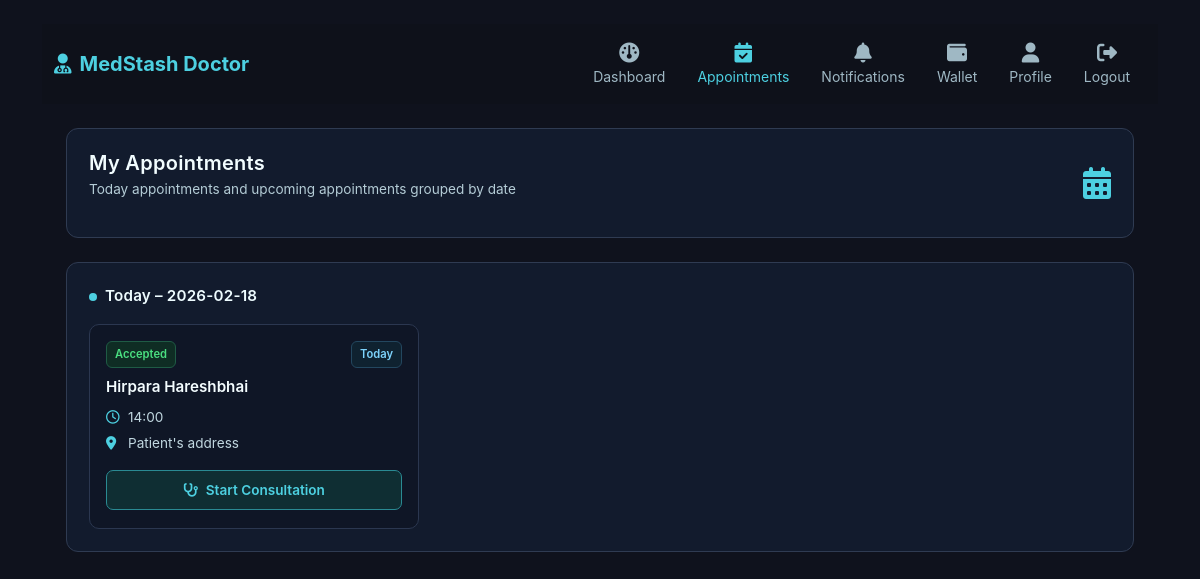
/doctor/appointments (signed in), run on the app's committed database.
### tables this page shows
CREATE TABLE appointments (
            id INTEGER PRIMARY KEY AUTOINCREMENT,
            patient_id INTEGER,
            doctor_id INTEGER,
            date TEXT,
            time TEXT,
            address TEXT,
            status TEXT DEFAULT 'pending',
            created_at DATETIME DEFAULT CURRENT_TIMESTAMP,
            FOREIGN KEY (patient_id) REFERENCES users (id),
            FOREIGN KEY (doctor_id) REFERENCES doctors (id)
        );

CREATE TABLE users (
                id INTEGER PRIMARY KEY AUTOINCREMENT,
                fname TEXT,
                mname TEXT,
                lname TEXT,
                dob TEXT,
                age INTEGER,
                email TEXT UNIQUE,
                password TEXT,
                role TEXT
            , patient_city TEXT, patient_state TEXT, patient_pincode TEXT, patient_address TEXT, patient_latitude TEXT, patient_longitude TEXT, profile_photo TEXT, profile_percent INTEGER DEFAULT 33, gender TEXT, mobile TEXT);

### app.py (the view)
@app.route("/doctor/appointments")
def doctor_appointments():
    if "user_id" not in session or session.get("role") != "doctor":
        return redirect("/login")
    conn = get_db()
    doctor_id = conn.execute("SELECT id FROM doctors WHERE user_id=?", (session["user_id"],)).fetchone()["id"]
    from datetime import datetime
    today = datetime.now().strftime('%Y-%m-%d')
    today_obj = datetime.strptime(today, '%Y-%m-%d')
    today_display = today_obj.strftime('%d %b %Y')
    appointments_by_date = conn.execute("""
        SELECT a.*, u.fname as patient_fname, u.lname as patient_lname,
               strftime('%Y-%m-%d', a.date) as date_str
        FROM appointments a
        JOIN users u ON a.patient_id = u.id
        WHERE a.doctor_id=? AND a.status IN ('accepted', 'pending')
        ORDER BY a.date, a.time
    """, (doctor_id,)).fetchall()
    print(f"DEBUG: Today's date: {today}")
    for apt in appointments_by_date:
        print(f"DEBUG: Appointment date: {apt['date_str']}, Original date: {apt['date']}")
    grouped_appointments = {}
    for appointment in appointments_by_date:
        date = appointment['date_str']
        try:
            date_obj = datetime.strptime(date, '%Y-%m-%d')
            formatted_date = date_obj.strftime('%d %b %Y')
        except:
            formatted_date = date
        if formatted_date not in grouped_appointments:
            grouped_appointments[formatted_date] = {'date_key': date, 'appointments': []}
        grouped_appointments[formatted_date]['appointments'].append(dict(appointment))
    conn.close()
    return render_template(
        "doctor_appointments.html",
        name=session.get("name"),
        grouped_appointments=grouped_appointments,
        today=today,
        today_display=today_display
    )

### app.py (called while the page is built)
def get_db():
    db_manager = DatabaseManager()
    return db_manager.get_connection()

    def get_connection(self):
        conn = sqlite3.connect(self.db_path)
        conn.row_factory = sqlite3.Row
        return conn

### templates/doctor_appointments.html (shortened to what this page needs)
{% extends "base.html" %}
{% block content %}
<nav class="navbar navbar-expand-lg navbar-dark" style="background:#0e111a;">
  <div class="container-fluid">
    <a class="navbar-brand d-flex align-items-center fw-bold" style="color:#4dd0e1;" href="/doctor/dashboard">
      <i class="fa-solid fa-user-doctor me-2"></i> MedStash Doctor
    </a>
    <div class="collapse navbar-collapse justify-content-end" id="doctorNav">
      <ul class="navbar-nav text-center">
        <li class="nav-item mx-2">
          <a class="nav-link text-pro-muted" href="/doctor/dashboard">
            <i class="fa-solid fa-gauge fa-lg"></i><br>
            <small>Dashboard</small>
          </a>
        </li>
        <li class="nav-item mx-2">
          <a class="nav-link active text-pro-active" href="/doctor/appointments">
            <i class="fa-solid fa-calendar-check fa-lg"></i><br>
            <small>Appointments</small>
          </a>
        </li>
        <li class="nav-item mx-2">
          <a class="nav-link text-pro-muted" href="/doctor/notifications">
            <i class="fa-solid fa-bell fa-lg"></i><br>
            <small>Notifications</small>
          </a>
        </li>
        <li class="nav-item mx-2">
          <a class="nav-link text-pro-muted" href="/wallet">
            <i class="fa-solid fa-wallet fa-lg"></i><br>
            <small>Wallet</small>
          </a>
        </li>
        <li class="nav-item mx-2">
          <a class="nav-link text-pro-muted" href="/doctor/profile">
            <i class="fa-solid fa-user fa-lg"></i><br>
            <small>Profile</small>
          </a>
        </li>
        <li class="nav-item mx-2">
          <a class="nav-link text-pro-muted" href="/logout">
            <i class="fa-solid fa-right-from-bracket fa-lg"></i><br>
            <small>Logout</small>
          </a>
        </li>
      </ul>
    </div>
  </div>
</nav>
<div class="container-fluid px-4 mt-4">
  <div class="pro-card mb-4">
    <div class="d-flex justify-content-between align-items-center">
      <div>
        <h5 class="page-title mb-1">My Appointments</h5>
        <p class="page-sub">Today appointments and upcoming appointments grouped by date</p>
      </div>
      <i class="fa-solid fa-calendar-days header-icon"></i>
    </div>
  </div>
{% if grouped_appointments %}
  {% set ns = namespace(found=false) %}
  <div class="pro-card mb-4">
    <div class="section-title mb-3">
      <span class="today-dot me-2"></span>
      Today – {{ today }}
    </div>
    <div class="row g-3">
      {% for date, data in grouped_appointments.items() %}
        {% if data.date_key == today %}
          {% set ns.found = true %}
          {% for appointment in data.appointments %}
          <div class="col-md-6 col-lg-4">
            <div class="appointment-card">
              <div class="d-flex justify-content-between mb-2">
                <span class="pro-badge-success">Accepted</span>
                <span class="pro-badge-date">Today</span>
              </div>
              <div class="patient-name">
                {{ appointment.patient_fname }} {{ appointment.patient_lname }}
              </div>
              <div class="appointment-meta">
                <div><i class="fa-regular fa-clock"></i>{{ appointment.time }}</div>
                <div><i class="fa-solid fa-location-dot"></i>{{ appointment.address or 'Patient Address' }}</div>
              </div>
              <div class="mt-3">
                <button class="consult-btn"
                        onclick="consultPatient('{{ appointment.id }}')">
                  <i class="fa-solid fa-stethoscope me-1"></i>
                  Start Consultation
                </button>
              </div>
            </div>
          </div>
          {% endfor %}
        {% endif %}
      {% endfor %}
    </div>
  </div>
{% endif %}
</div>
{% endblock %}

### static/css/style.css (style rules this page uses)
body { font-family:'Outfit',sans-serif; background:#0b0f1a; color:#fff; }

### templates/base.html (style rules this page uses)
:root { --bg-main: #0b0f1a; --bg-card: #121b2d; --border-soft: #22324a; --text-muted: #9fb3cc; --accent: #4dd0e1; }
* { box-sizing: border-box; }
html, body { max-width: 100%; overflow-x: hidden; }
body { background: #0b0f1a; font-family: 'Outfit', sans-serif; color: #fff; }
.navbar { background: #121b2d; }
.navbar-brand { color: #4dd0e1 !important; font-weight:bold; }
.nav-link { color: #fff !important; }
.container, .container-fluid { width: 100%; }

### templates/doctor_appointments.html (style rules this page uses)
body { background:#0f121d; color:#eafcff; font-family: Inter, system-ui, -apple-system, Segoe UI, Roboto, Arial, sans-serif; }
.text-pro-muted { color:#9fb8c4 !important; }
.text-pro-active { color:#4dd0e1 !important; }
.pro-card { background:#121b2d; border:1px solid #2f3b52; border-radius:12px; padding:22px; }
.page-title { color:#f2fdff; font-weight:600; letter-spacing:.3px; }
.page-sub { color:#b4ccd6; font-size:.85rem; }
.header-icon { font-size:2rem; color:#4dd0e1; }
.section-title { color:#eefcff; font-weight:600; font-size:.95rem; letter-spacing:.2px; display:flex; align-items:center; }
.today-dot { width:8px; height:8px; border-radius:50%; background:#4dd0e1; }
.appointment-card { background:#0f1626; border:1px solid #2b3750; border-radius:10px; padding:16px 16px 18px; transition:border-color .15s ease; }
.patient-name { color:#f4fdff; font-weight:600; font-size:.95rem; margin-bottom:8px; }
.appointment-meta { display:flex; flex-direction:column; gap:6px; font-size:.85rem; color:#c1d7e0; }
.appointment-meta i { color:#4dd0e1; width:16px; margin-right:6px; }
.pro-badge-success { background:#0f2d24; color:#4ade80; border:1px solid #1f5b45; font-size:.70rem; font-weight:600; padding:4px 8px; border-radius:6px; }
.pro-badge-date { background:#0f2230; color:#7dd3fc; border:1px solid #23475f; font-size:.70rem; font-weight:600; padding:4px 8px; border-radius:6px; }
.consult-btn { width:100%; background:#0f2e33; color:#4dd0e1; border:1px solid #2a8a93; font-weight:600; font-size:.85rem; padding:9px 0; border-radius:7px; transition:background .15s ease,border-color .15s ease; }

### data on the page
appointments: patient_fname "Hirpara", patient_lname "Hareshbhai", time "14:00", address "Patient's address"
